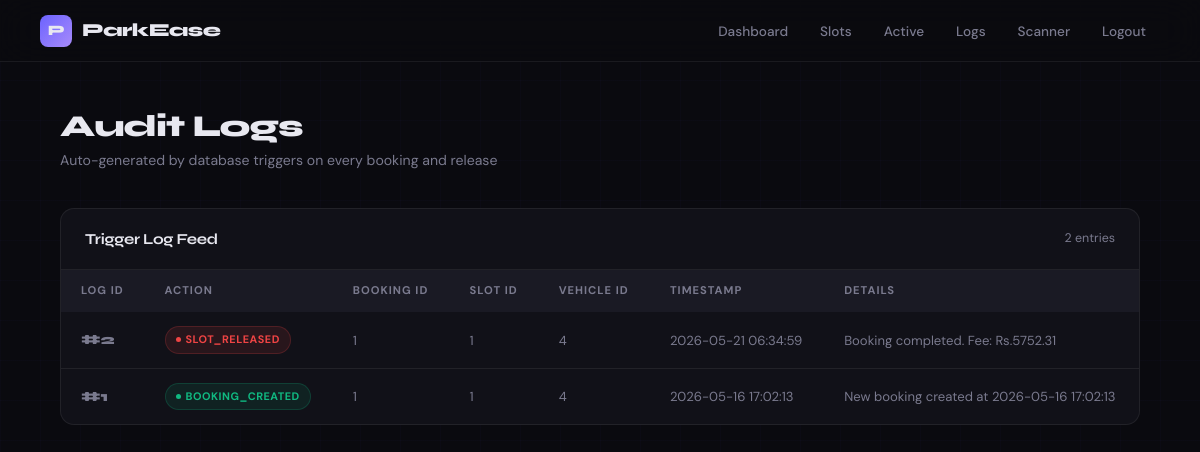
/admin/logs (signed in), run on an earlier commit of the app's database.
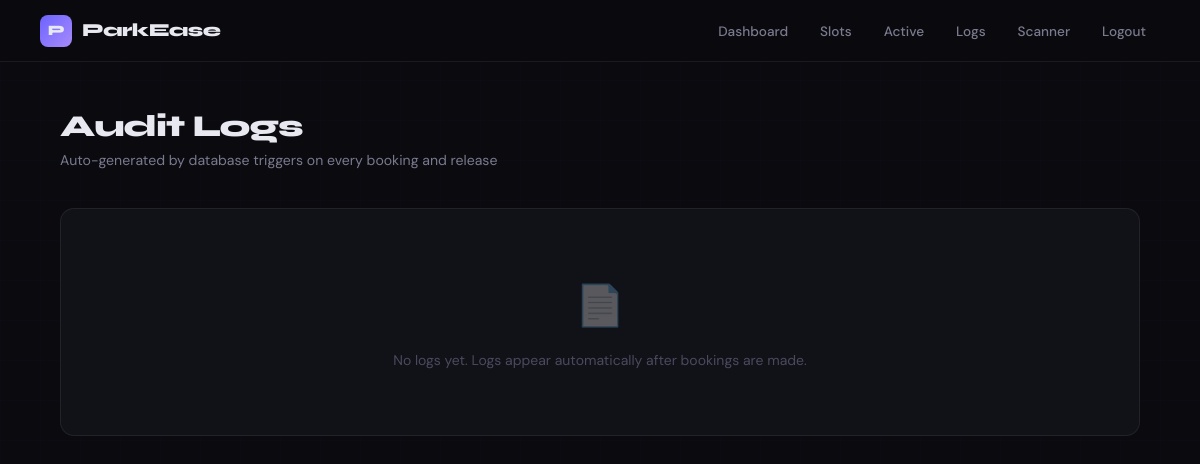
And on a later commit of the database.
### tables this page shows
CREATE TABLE audit_logs (
    log_id      INTEGER PRIMARY KEY AUTOINCREMENT,
    action_type TEXT NOT NULL,
    booking_id  INTEGER,
    slot_id     INTEGER,
    vehicle_id  INTEGER,
    timestamp   DATETIME DEFAULT CURRENT_TIMESTAMP,
    details     TEXT,
    FOREIGN KEY (booking_id) REFERENCES bookings(booking_id)
);

### app.py (the view)
@app.route('/admin/logs')
@admin_required
def logs():
    try:
        db = get_db()
        all_logs = db.execute("SELECT * FROM audit_logs ORDER BY timestamp DESC LIMIT 100").fetchall()
        db.close()
        return render_template('logs.html', logs=all_logs)
    except Exception as e:
        return f"<h2>Error</h2><pre>{e}</pre>", 500

### app.py (called while the page is built)
def get_db():
    if not os.path.exists(DB):
        raise RuntimeError(f"parking.db not found — run: python init_db.py")
    conn = sqlite3.connect(DB)
    conn.row_factory = sqlite3.Row
    conn.execute("PRAGMA foreign_keys = ON")
    return conn

def admin_required(f):
    from functools import wraps
    @wraps(f)
    def decorated(*args, **kwargs):
        if not session.get('admin'):
            return redirect(url_for('admin_login'))
        return f(*args, **kwargs)
    return decorated

### templates/logs.html (shortened to what this page needs)
<!DOCTYPE html>
<html lang="en">
<head>
  <link rel="stylesheet" href="{{ url_for('static', filename='style.css') }}?v=3">
</head>
<body>
  <nav>
    <span class="logo"><span class="logo-icon">P</span> ParkEase</span>
    <div id="nav-menu">
      <a href="/admin">Dashboard</a>
      <a href="/slots">Slots</a>
      <a href="/admin/active">Active</a>
      <a href="/admin/logs">Logs</a>
      <a href="/admin/scanner">Scanner</a>
      <a href="/admin/logout">Logout</a>
    </div>
  </nav>
  <main>
    <div class="page-header">
      <h1>Audit Logs</h1>
      <p>Auto-generated by database triggers on every booking and release</p>
    </div>
    {% if logs|length == 0 %}
    <div class="section-card">
      <div class="empty-state">
        <div class="ei">&#128196;</div>
        <p>No logs yet. Logs appear automatically after bookings are made.</p>
      </div>
    </div>
    {% else %}
    <div class="section-card">
      <div class="section-card-header">
        <h2>Trigger Log Feed</h2>
        <p>{{ logs|length }} entries</p>
      </div>
      <div class="table-wrap">
        <table>
          <thead>
            <tr>
              <th>Log ID</th>
              <th>Action</th>
              <th>Booking ID</th>
              <th>Slot ID</th>
              <th>Vehicle ID</th>
              <th>Timestamp</th>
              <th>Details</th>
            </tr>
          </thead>
          <tbody>
            {% for log in logs %}
            <tr>
              <td><span class="td-id">#{{ log.log_id }}</span></td>
              <td>
                {% if log.action_type == 'BOOKING_CREATED' %}
                  <span class="badge badge-avail">{{ log.action_type }}</span>
                {% else %}
                  <span class="badge badge-occ">{{ log.action_type }}</span>
                {% endif %}
              </td>
              <td><span class="td-dim">{{ log.booking_id or '—' }}</span></td>
              <td><span class="td-dim">{{ log.slot_id or '—' }}</span></td>
              <td><span class="td-dim">{{ log.vehicle_id or '—' }}</span></td>
              <td><span class="td-dim">{{ log.timestamp }}</span></td>
              <td><span class="td-dim">{{ log.details or '—' }}</span></td>
            </tr>
            {% endfor %}
          </tbody>
        </table>
      </div>
    </div>
    {% endif %}
  </main>
</body>
</html>

### static/style.css (style rules this page uses)
:root { --bg: #0a0a0f; --bg2: #111118; --bg3: #1a1a24; --border: rgba(255,255,255,0.07); --border2: rgba(255,255,255,0.12); --text: #e8e8f0; --text-dim: #7a7a8e; --text-dimmer: #4a4a5e; --accent: #6c63ff; --accent2: #a78bfa; --green: #10b981; --green-bg: rgba(16,185,129,0.1); --red: #ef4444; --red-bg: rgba(239,68,68,0.1); --amber: #f59e0b; --amber-bg: rgba(245,158,11,0.1); --blue: #3b82f6; --blue-bg: rgba(59,130,246,0.1); --radius: 14px; --radius-sm: 8px; --font-head: 'Syne', sans-serif; --font-body: 'DM Sans', sans-serif; }
*, *::before, *::after { box-sizing: border-box; margin: 0; padding: 0; }
html { scroll-behavior: smooth; }
body { font-family: var(--font-body); background: var(--bg); color: var(--text); min-height: 100vh; font-size: 15px; line-height: 1.6; -webkit-font-smoothing: antialiased; }
body::before { content: ''; position: fixed; inset: 0; background-image: linear-gradient(rgba(108,99,255,0.025) 1px, transparent 1px), linear-gradient(90deg, rgba(108,99,255,0.025) 1px, transparent 1px); background-size: 40px 40px; pointer-events: none; z-index: 0; }
nav { position: sticky; top: 0; z-index: 100; background: rgba(10,10,15,0.9); -webkit-backdrop-filter: blur(20px); backdrop-filter: blur(20px); border-bottom: 1px solid var(--border); padding: 0 40px; height: 62px; display: flex; align-items: center; gap: 4px; }
.logo { font-family: var(--font-head); font-size: 1.15rem; font-weight: 800; color: var(--text); margin-right: auto; letter-spacing: -0.5px; display: flex; align-items: center; gap: 10px; }
.logo-icon { display: inline-flex; align-items: center; justify-content: center; width: 32px; height: 32px; background: linear-gradient(135deg, var(--accent), var(--accent2)); border-radius: 8px; font-size: 0.9rem; }
nav a { color: var(--text-dim); text-decoration: none; font-size: 0.85rem; font-weight: 500; padding: 6px 14px; border-radius: var(--radius-sm); transition: all 0.2s; }
main { position: relative; z-index: 1; max-width: 1160px; margin: 0 auto; padding: 48px 40px 80px; }
.page-header { margin-bottom: 36px; }
.page-header h1 { font-family: var(--font-head); font-size: 1.9rem; font-weight: 800; letter-spacing: -1px; line-height: 1.1; }
.page-header p { color: var(--text-dim); font-size: 0.88rem; margin-top: 6px; }
.section-card { background: var(--bg2); border: 1px solid var(--border); border-radius: var(--radius); overflow: hidden; }
.empty-state { text-align: center; padding: 64px 24px; }
.empty-state .ei { font-size: 2.5rem; margin-bottom: 12px; opacity: 0.3; }
.empty-state p { color: var(--text-dimmer); font-size: 0.875rem; }

What changed in the data, as far as the page shows it:
removed audit_logs: log_id "2", action_type "SLOT_RELEASED", booking "1", slot "1", vehicle "4", timestamp "2026-05-21 06:34:59", details "Booking completed. Fee: Rs.5752.31"
removed audit_logs: log_id "1", action_type "BOOKING_CREATED", booking "1", slot "1", vehicle "4", timestamp "2026-05-16 17:02:13", details "New booking created at 2026-05-16 17:02:13"
Also different on the page:
{{ logs|length }}: "2" → (not shown)
text no longer shown: "Trigger Log Feed entries LOG ID ACTION BOOKING ID SLOT ID VEHICLE ID TIMESTAMP DETAILS"
text now shown: "📄 No logs yet. Logs appear automatically after bookings are made."
